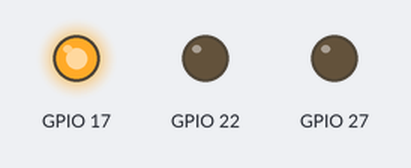
Recording of a program running on a simulated Raspberry Pi (BCM pin numbers). On the bench: output pins drawn as LEDs (lit = HIGH).

Above: at 1.0 s.
At 3.0 s:
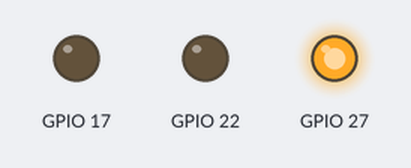
At 5.0 s:
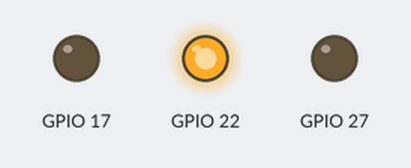
Timing chart, 0 to 7.8 s (numbered marks = the images above):
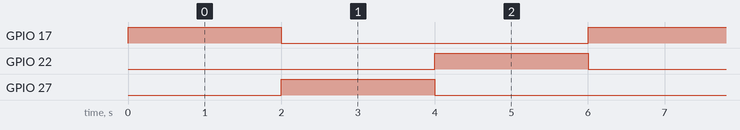

Measured:
- by itself, GPIO 17, GPIO 22, GPIO 27: alternates HIGH for 2.0 s and LOW for 4.0 s
- by itself, everything shown: repeats every 6.0 s, in 3 steps

The program:

loop_led.py
```python
import RPi.GPIO as GPIO
import time
GPIO.setmode(GPIO.BCM)
GPIO.setwarnings(False)

GPIO.setup(17,GPIO.OUT)
GPIO.setup(27,GPIO.OUT)
GPIO.setup(22,GPIO.OUT)

try:
    while True:
        GPIO.output(17,GPIO.HIGH)
        time.sleep(2)
        GPIO.output(17,GPIO.LOW)
        GPIO.output(27,GPIO.HIGH)
        time.sleep(2)
        GPIO.output(27,GPIO.LOW)
        GPIO.output(22,GPIO.HIGH)
        time.sleep(2)
        GPIO.output(22,GPIO.LOW)
except KeyboardInterrupt:
    pass

GPIO.output(17,GPIO.LOW)
GPIO.output(27,GPIO.LOW)
GPIO.output(22,GPIO.LOW)
```
